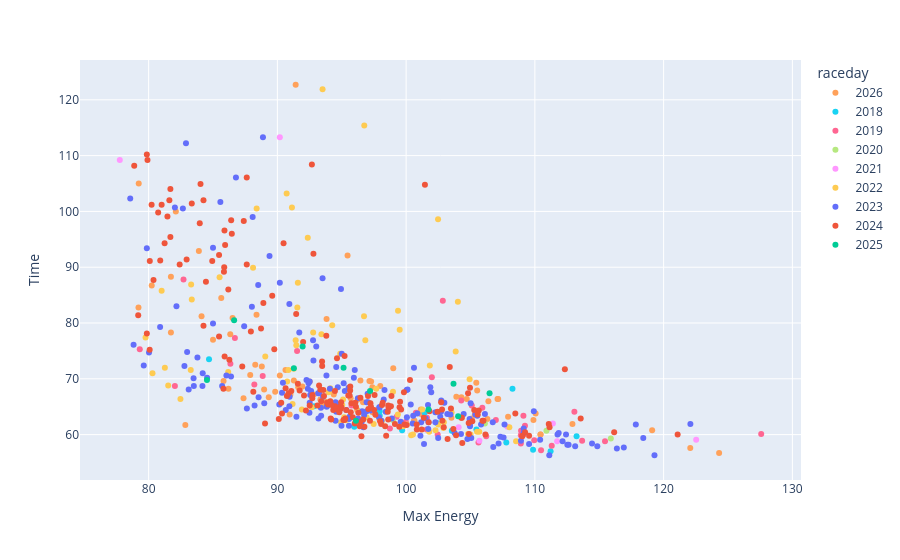

The code cell stored with this chart in its notebook:
### Code cell
px.scatter(freerolls, x='Max Energy', y='Time', color='raceday', hover_data=['key', 'Max Speed'], color_discrete_map=cmap)

### Figure 1 — Plotly figure (JSON) as saved in the notebook; plotly's stock layout.template omitted (floating-point values rounded to 4 significant figures; data arrays with more than 128 entries replaced by an {"elided": "..."} marker saying what was removed)
{"data": [{"customdata": {"elided": "77x2 mixed values"}, "hovertemplate": "raceday=2026<br>Max Energy=%{x}<br>Time=%{y}<br>key=%{customdata[0]}<br>Max Speed=%{customdata[1]}<extra></extra>", "legendgroup": "2026", "marker": {"color": "#FFA15A", "symbol": "circle"}, "mode": "markers", "name": "2026", "orientation": "v", "showlegend": true, "type": "scatter", "x": [79.23, 81.73, 86.34, 93.52, 101.2, 89.83, 97.99, 90.95, 100.7, 85.82, 91.94, 88.97, 96.65, 110.1, 97.38, 104.3, 105.3, 106.4, 107.1, 105.5, 107.2, 96.45, 97.28, 99.0, 97.64, 90.63, 97.39, 101.1, 104.7, 110.4, 96.2, 96.26, 82.85, 83.9, 107.9, 109.9, 82.11, 91.28, 84.11, 80.24, 88.28, 86.52, 79.21, 91.42, 86.2, 87.37, 93.34, 81.73, 95.45, 88.38, 91.01, 97.15, 103.9, 85.64, 94.38, 88.79, 105.5, 91.62, 87.89, 93.82, 90.19, 95.69, 92.51, 119.1, 105.1, 106.3, 93.76, 89.33, 94.35, 85.0, 92.84, 103.5, 110.4, 100.6, 122.1, 124.3, 112.9], "xaxis": "x", "y": [105.0, 88.3, 78.0, 65.1, 63.7, 67.7, 68.7, 63.6, 62.5, 69.6, 68.6, 68.1, 65.8, 63.8, 68.5, 66.7, 63.6, 66.0, 66.4, 69.3, 66.4, 69.7, 69.5, 71.9, 63.5, 71.6, 64.0, 64.5, 66.4, 60.0, 64.4, 66.3, 61.7, 92.9, 63.2, 62.6, 100.0, 69.7, 81.2, 86.7, 72.5, 80.9, 82.8, 122.7, 68.2, 66.5, 66.3, 78.3, 92.1, 81.5, 67.2, 69.6, 66.8, 84.5, 67.2, 72.2, 67.9, 68.5, 70.7, 80.7, 70.6, 66.5, 69.5, 60.8, 62.9, 62.8, 65.9, 66.7, 67.5, 77.0, 67.2, 63.0, 60.0, 62.5, 57.6, 56.7, 61.9], "yaxis": "y"}, {"customdata": [["2018-03-03_Rebecca_Kingpin II_3", 13.45], ["2018-03-03_Rebecca_Kingpin II_5", 14.34], ["2018-03-03_Rebecca_Kingpin II_4", 14.25], ["2018-03-31_Rebecca_Kingpin II_2", 15.62], ["2018-03-31_Rebecca_Kingpin II_1", 14.23], ["2018-04-08_Rebecca_Kingpin II_3", 14.7], ["2018-04-08_Rebecca_Kingpin II_2", 14.15], ["2018-04-14_Beichen_Inviscid_4", 15.49], ["2018-04-14_Beichen_Inviscid_1", 14.26], ["2018-04-14_Beichen_Inviscid_3", 14.3], ["2018-04-14_Beichen_Inviscid_2", 14.8], ["2018-04-15_Diamond_Zuke_3", 15.06], ["2018-04-15_Diamond_Zuke_2", 15.21], ["2018-04-15_Diamond_Zuke_4", 15.1], ["2018-04-15_Diamond_Zuke_1", 15.58]], "hovertemplate": "raceday=2018<br>Max Energy=%{x}<br>Time=%{y}<br>key=%{customdata[0]}<br>Max Speed=%{customdata[1]}<extra></extra>", "legendgroup": "2018", "marker": {"color": "#19d3f3", "symbol": "circle"}, "mode": "markers", "name": "2018", "orientation": "v", "showlegend": true, "type": "scatter", "x": [84.69, 113.2, 105.5, 111.2, 108.3, 102.4, 92.85, 97.95, 97.95, 101.4, 103.5, 99.69, 107.8, 95.97, 109.9], "xaxis": "x", "y": [73.5, 59.7, 60.9, 57.0, 68.2, 62.1, 65.1, 63.4, 64.2, 63.9, 60.7, 60.8, 58.6, 61.4, 57.3], "yaxis": "y"}, {"customdata": [["2018-09-23_Beichen_Inviscid_2", 14.09], ["2018-09-23_Beichen_Inviscid_4", 14.93], ["2018-09-23_Beichen_Inviscid_1", 11.62], ["2018-09-23_Beichen_Inviscid_3", 14.79], ["2018-10-07_Beichen_Inviscid_3", 14.74], ["2018-10-07_Beichen_Inviscid_2", 14.92], ["2018-10-07_Nina_Seraph_3", 13.87], ["2018-10-07_Nina_Seraph_1", 14.1], ["2018-10-07_Nina_Seraph_2", 14.34], ["2018-10-14_Rebecca_Kingpin II_1", 13.41], ["2018-10-14_Rebecca_Kingpin II_3", 14.73], ["2018-11-04_Nina_Seraph_1", 13.25], ["2018-11-04_Beichen_Inviscid_3", 14.29], ["2018-11-04_Nina_Seraph_2", 13.44], ["2018-11-04_Beichen_Inviscid_4", 14.36], ["2018-11-04_Beichen_Inviscid_1", 14.49], ["2018-11-11_Beichen_Inviscid_2", 13.44], ["2018-11-11_Beichen_Inviscid_3", 13.4], ["2018-11-11_Rebecca_Kingpin II_2", 14.21], ["2018-11-11_Rebecca_Kingpin II_4", 13.81], ["2018-11-11_Rebecca_Kingpin II_3", 14.08], ["2018-11-11_Beichen_Inviscid_5", 13.06], ["2018-11-11_Beichen_Inviscid_1", 13.64], ["2018-11-11_Beichen_Inviscid_6", 12.72], ["2018-11-18_Beichen_Inviscid_3", 14.49], ["2018-11-18_Beichen_Inviscid_4", 14.53], ["2018-11-18_Rebecca_Kingpin II_1", 15.79], ["2018-11-18_Rebecca_Kingpin II_2", 15.55], ["2018-11-18_Rebecca_Kingpin II_3", 14.83], ["2018-11-18_Rebecca_Kingpin II_4", 15.45], ["2018-11-18_Rebecca_Kingpin II_5", 15.66], ["2019-02-23_Beichen_Inviscid_3", 13.44], ["2019-02-23_Beichen_Inviscid_6", 14.13], ["2019-02-23_Beichen_Inviscid_4", 14.01], ["2019-02-23_Beichen_Inviscid_5", 14], ["2019-02-23_Beichen_Inviscid_1", 12.14], ["2019-02-23_Beichen_Inviscid_2", 13.18]], "hovertemplate": "raceday=2019<br>Max Energy=%{x}<br>Time=%{y}<br>key=%{customdata[0]}<br>Max Speed=%{customdata[1]}<extra></extra>", "legendgroup": "2019", "marker": {"color": "#FF6692", "symbol": "circle"}, "mode": "markers", "name": "2019", "orientation": "v", "showlegend": true, "type": "scatter", "x": [86.35, 101.6, 82.71, 106.2, 113.7, 110.0, 102.0, 82.04, 88.21, 91.53, 98.74, 86.7, 108.9, 95.76, 127.6, 109.1, 113.1, 105.1, 99.26, 100.8, 101.6, 105.9, 109.1, 104.3, 108.9, 115.5, 105.6, 108.9, 102.5, 111.3, 110.5, 88.86, 109.2, 107.0, 99.98, 102.8, 79.31], "xaxis": "x", "y": [72.7, 60.9, 87.8, 59.7, 58.9, 59.0, 70.3, 68.7, 69.0, 75.0, 61.1, 77.3, 59.9, 65.2, 60.1, 60.0, 64.1, 65.2, 63.2, 63.9, 63.0, 64.8, 63.4, 66.1, 60.7, 58.8, 58.6, 58.4, 60.0, 58.0, 57.2, 70.5, 61.6, 62.6, 62.3, 84.0, 75.3], "yaxis": "y"}, {"customdata": [["2019-11-10_Nina_Seraph_4", 14.33], ["2019-11-10_Nina_Seraph_2", 14.94], ["2019-11-10_Nina_Seraph_1", 14.66], ["2019-11-10_Nina_Seraph_3", 14.3]], "hovertemplate": "raceday=2020<br>Max Energy=%{x}<br>Time=%{y}<br>key=%{customdata[0]}<br>Max Speed=%{customdata[1]}<extra></extra>", "legendgroup": "2020", "marker": {"color": "#B6E880", "symbol": "circle"}, "mode": "markers", "name": "2020", "orientation": "v", "showlegend": true, "type": "scatter", "x": [115.9, 110.9, 98.98, 106.1], "xaxis": "x", "y": [59.3, 60.7, 62.6, 62.0], "yaxis": "y"}, {"customdata": [["2021-04-17_Claire_Zuke_2", 10.15], ["2021-04-17_Claire_Zuke_3", 9.96], ["2021-04-24_Cynthia_Seraph_2", 14.05], ["2021-04-24_Cynthia_Seraph_3", 14.59], ["2021-04-24_Cynthia_Seraph_5", 15.11], ["2021-04-24_Cynthia_Seraph_7", 15.07], ["2021-04-24_Cynthia_Seraph_1", 15.32], ["2021-04-24_Cynthia_Seraph_6", 15.16]], "hovertemplate": "raceday=2021<br>Max Energy=%{x}<br>Time=%{y}<br>key=%{customdata[0]}<br>Max Speed=%{customdata[1]}<extra></extra>", "legendgroup": "2021", "marker": {"color": "#FF97FF", "symbol": "circle"}, "mode": "markers", "name": "2021", "orientation": "v", "showlegend": true, "type": "scatter", "x": [77.76, 90.19, 107.9, 111.4, 111.7, 105.7, 104.1, 122.5], "xaxis": "x", "y": [109.2, 113.3, 61.4, 62.0, 58.8, 58.9, 61.3, 59.1], "yaxis": "y"}, {"customdata": {"elided": "77x2 mixed values"}, "hovertemplate": "raceday=2022<br>Max Energy=%{x}<br>Time=%{y}<br>key=%{customdata[0]}<br>Max Speed=%{customdata[1]}<extra></extra>", "legendgroup": "2022", "marker": {"color": "#FECB52", "symbol": "circle"}, "mode": "markers", "name": "2022", "orientation": "v", "showlegend": true, "type": "scatter", "x": [88.11, 81.01, 85.51, 93.51, 90.72, 91.59, 93.42, 92.78, 94.11, 91.47, 90.76, 96.83, 89.06, 95.36, 105.0, 100.4, 95.19, 108.0, 86.18, 80.3, 91.9, 91.42, 102.5, 105.5, 95.04, 98.11, 79.76, 82.47, 81.52, 102.9, 104.8, 83.3, 83.27, 94.88, 81.26, 96.18, 91.55, 92.67, 97.93, 96.36, 91.18, 102.9, 101.2, 96.75, 96.71, 99.77, 97.48, 104.0, 99.5, 91.13, 94.26, 88.39, 92.36, 102.5, 103.8, 90.86, 98.98, 91.27, 96.73, 101.8, 99.37, 83.35, 104.9, 97.2, 101.8, 97.68, 100.0, 102.3, 103.5, 96.93, 93.98, 95.1, 99.36, 94.93, 108.5, 105.7, 100.5], "xaxis": "x", "y": [89.9, 85.8, 88.2, 121.9, 103.2, 87.2, 78.0, 78.3, 68.3, 76.0, 69.5, 76.9, 74.0, 62.6, 60.0, 59.9, 63.1, 61.3, 71.2, 71.0, 64.5, 76.9, 61.8, 60.5, 65.3, 62.4, 77.4, 66.4, 68.8, 61.2, 60.1, 86.9, 71.6, 74.5, 72.0, 62.5, 82.8, 64.9, 62.7, 64.1, 65.5, 62.2, 64.5, 115.4, 63.2, 61.5, 61.9, 83.8, 78.8, 100.7, 79.6, 100.5, 95.3, 98.6, 74.9, 71.6, 67.7, 71.8, 81.2, 72.4, 82.2, 84.2, 69.9, 67.7, 60.5, 68.2, 61.8, 60.8, 64.0, 63.1, 67.6, 66.3, 63.6, 62.2, 58.8, 60.5, 60.0], "yaxis": "y"}, {"customdata": {"elided": "176x2 mixed values"}, "hovertemplate": "raceday=2023<br>Max Energy=%{x}<br>Time=%{y}<br>key=%{customdata[0]}<br>Max Speed=%{customdata[1]}<extra></extra>", "legendgroup": "2023", "marker": {"color": "#636efa", "symbol": "circle"}, "mode": "markers", "name": "2023", "orientation": "v", "showlegend": true, "type": "scatter", "x": {"elided": "176 float values"}, "xaxis": "x", "y": {"elided": "176 float values"}, "yaxis": "y"}, {"customdata": {"elided": "186x2 mixed values"}, "hovertemplate": "raceday=2024<br>Max Energy=%{x}<br>Time=%{y}<br>key=%{customdata[0]}<br>Max Speed=%{customdata[1]}<extra></extra>", "legendgroup": "2024", "marker": {"color": "#EF553B", "symbol": "circle"}, "mode": "markers", "name": "2024", "orientation": "v", "showlegend": true, "type": "scatter", "x": {"elided": "186 float values"}, "xaxis": "x", "y": {"elided": "186 float values"}, "yaxis": "y"}, {"customdata": [["2024-09-15_Natalie_Seraph_2", 14.74], ["2024-10-05_Natalie_Seraph_3", 13.35], ["2024-10-26_Natalie_Seraph_4", 13.5], ["2024-10-26_Natalie_Seraph_3", 12.91], ["2024-10-26_Natalie_Seraph_1", 12.89], ["2024-10-26_Natalie_Seraph_2", 12.69], ["2024-11-02_Emily_Kingpin II_3", 13.2], ["2024-11-02_Emily_Kingpin II_1", 12.02], ["2024-11-02_Emily_Kingpin II_2", 13.29], ["2024-11-09_Natalie_Seraph_2", 12.28], ["2025-03-23_Natalie_Seraph_2", 14.21]], "hovertemplate": "raceday=2025<br>Max Energy=%{x}<br>Time=%{y}<br>key=%{customdata[0]}<br>Max Speed=%{customdata[1]}<extra></extra>", "legendgroup": "2025", "marker": {"color": "#00cc96", "symbol": "circle"}, "mode": "markers", "name": "2025", "orientation": "v", "showlegend": true, "type": "scatter", "x": [96.1, 84.53, 101.7, 106.5, 103.7, 97.2, 91.28, 86.64, 91.96, 95.14, 104.0], "xaxis": "x", "y": [62.5, 69.8, 64.5, 67.4, 69.1, 67.8, 71.9, 80.5, 75.8, 72.0, 63.3], "yaxis": "y"}], "layout": {"legend": {"title": {"text": "raceday"}, "tracegroupgap": 0}, "margin": {"t": 60}, "xaxis": {"anchor": "y", "domain": [0, 1], "title": {"text": "Max Energy"}}, "yaxis": {"anchor": "x", "domain": [0, 1], "title": {"text": "Time"}}}}
